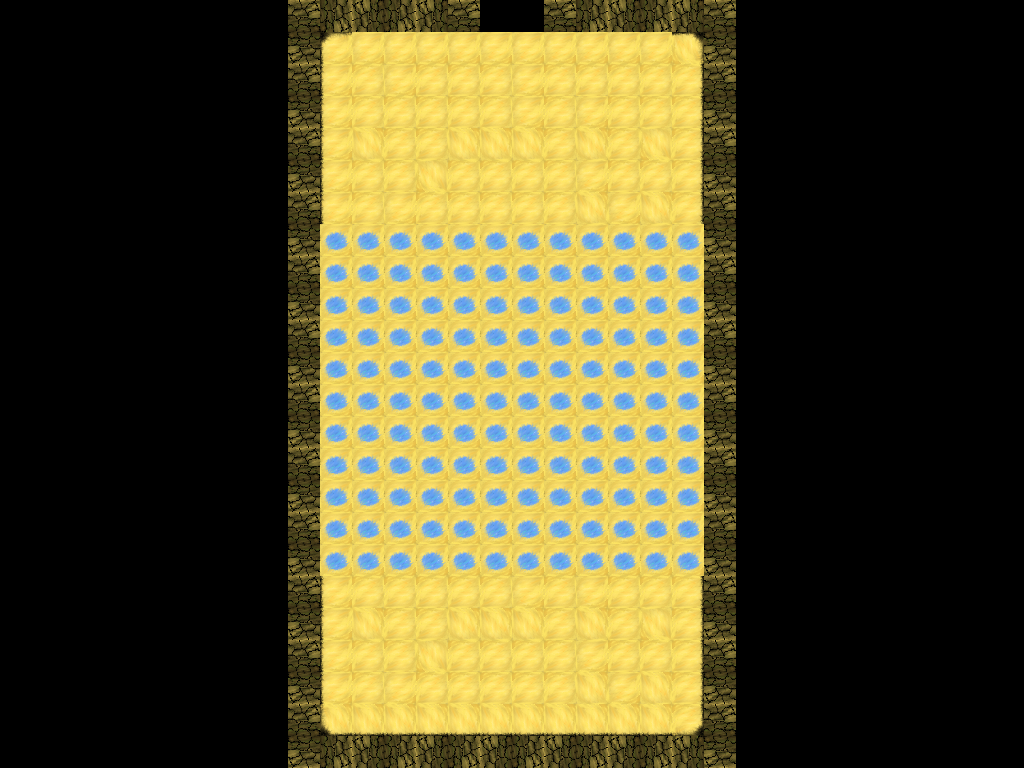

Below is a game level as drawn by its tile map, then a one-line description and the .tmx that defines it (tile-layer data replaced by summaries):
An orthogonal 32x24 tile map with 32x32 px tiles, 2 tile layers (collision, floor), 2 tilesets.

<map version="1.10" tiledversion="1.11.2" orientation="orthogonal" renderorder="right-down" width="32" height="24" tilewidth="32" tileheight="32" infinite="0" nextlayerid="3" nextobjectid="1">
 <tileset firstgid="1" source="tiles.tsx" />
 <tileset firstgid="1" source="my_textures1.tsx" />
 <layer id="2" name="collision" width="32" height="24">
  <data>[768 cells, 70 non-empty, 1 distinct tile ids]</data>
 </layer>
 <layer id="1" name="floor" width="32" height="24">
  <data>[768 cells, 336 non-empty, 6 distinct tile ids]</data>
 </layer>
</map>
